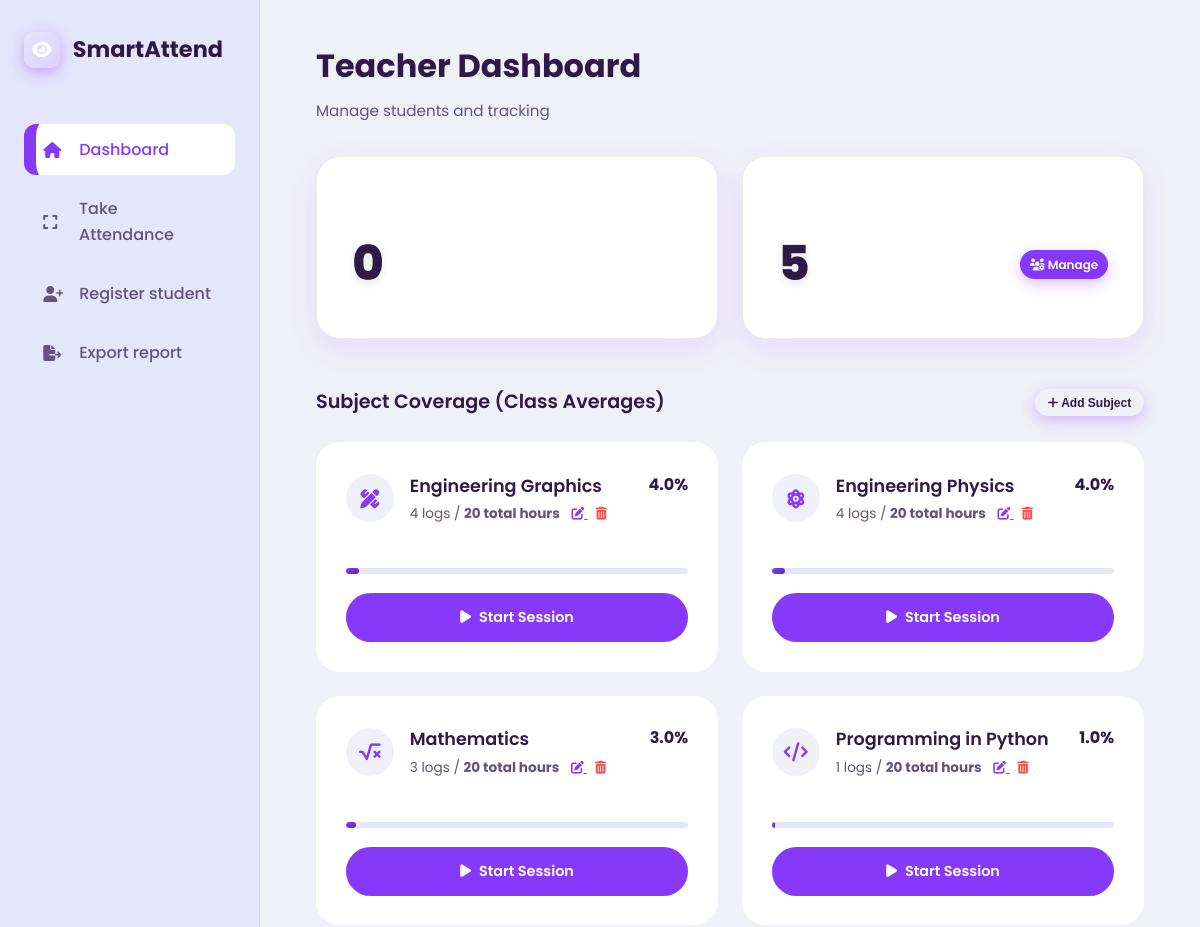
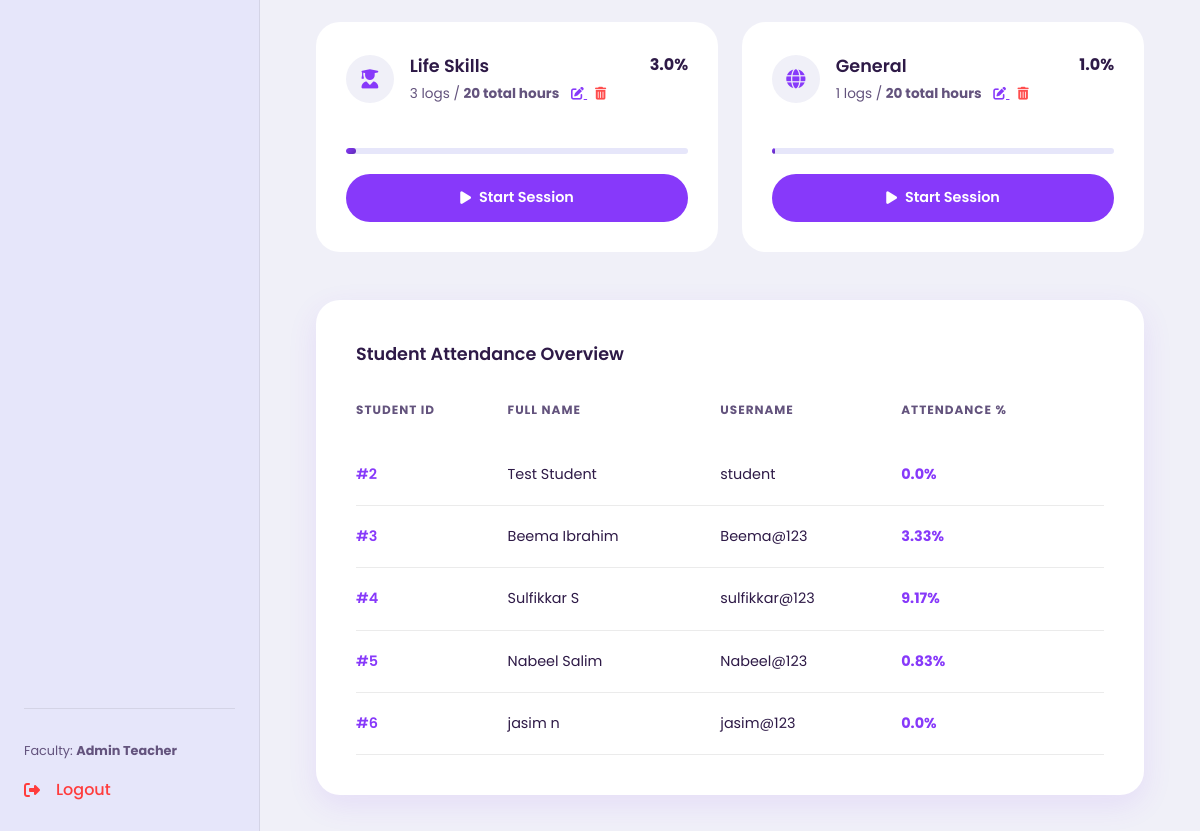
The page /dashboard/teacher (signed in) on the database its author committed (2 pictures, top to bottom).
### models.py (models this page shows)
class User(UserMixin, db.Model):
    id = db.Column(db.Integer, primary_key=True)
    username = db.Column(db.String(150), unique=True, nullable=False) # e.g., student ID or teacher's username
    name = db.Column(db.String(150), nullable=False)
    password_hash = db.Column(db.String(256), nullable=False)
    role = db.Column(db.String(50), nullable=False) # 'teacher' or 'student'
    encodings = db.relationship('FaceEncoding', backref='user', lazy=True)
    attendances = db.relationship('Attendance', backref='user', lazy=True)

class Subject(db.Model):
    id = db.Column(db.Integer, primary_key=True)
    name = db.Column(db.String(150), unique=True, nullable=False)
    icon = db.Column(db.String(50), nullable=True) # E.g., font-awesome class or custom identifier
    total_hours = db.Column(db.Integer, nullable=False, default=20)
    attendances = db.relationship('Attendance', backref='subject', lazy=True)

### app.py (the view)
@app.route('/dashboard/teacher')
@login_required
def teacher_dashboard():
    if current_user.role != 'teacher':
        return redirect(url_for('student_dashboard'))
    subjects = Subject.query.all()
    total_students = User.query.filter_by(role='student').count()
    today = datetime.utcnow().date()
    todays_attendance = Attendance.query.filter_by(date=today).count()
    from sqlalchemy import func
    attendance_counts = db.session.query(
        Attendance.user_id, func.count(Attendance.id)
    ).group_by(Attendance.user_id).all()
    attendance_map = {uid: count for uid, count in attendance_counts}
    total_possible_hours = db.session.query(func.sum(Subject.total_hours)).scalar() or 1
    students = User.query.filter_by(role='student').all()
    student_stats = []
    for student in students:
        att_count = attendance_map.get(student.id, 0)
        pct = (att_count / float(total_possible_hours)) * 100
        student_stats.append({
            'id': student.id,
            'name': student.name,
            'username': student.username,
            'percentage': min(100.0, pct)
        })
    subject_counts = db.session.query(
        Attendance.subject_id, func.count(Attendance.id)
    ).group_by(Attendance.subject_id).all()
    subject_map = {sid: count for sid, count in subject_counts}
    subject_stats = []
    for sbj in subjects:
        logs_count = subject_map.get(sbj.id, 0)
        possible_logs = total_students * sbj.total_hours
        percent = (logs_count / float(possible_logs)) * 100 if possible_logs > 0 else 0
        subject_stats.append({
            'subject': sbj,
            'logs': logs_count,
            'percentage': min(100.0, percent)
        })
    return render_template('teacher_dashboard.html',
                            subjects=subject_stats,
                            student_stats=student_stats,
                            total_students=total_students,
                            todays_attendance=todays_attendance)

### app.py (called while the page is built)
@login_manager.user_loader
def load_user(user_id):
    return User.query.get(int(user_id))

### templates/teacher_dashboard.html
{% extends "base.html" %}
{% block content %}
<header>
    <h1>Teacher Dashboard</h1>
    <p class="subtitle">Manage students and tracking</p>
</header>
<div class="stats-grid">
    <div class="stat-card">
        <div class="stat-label">Today's Attendance</div>
        <div class="stat-value">{{ todays_attendance }}</div>
    </div>
    <div class="stat-card">
        <div class="stat-label">Total Students</div>
        <div class="stat-value" style="display: flex; justify-content: space-between; align-items: center;">
            {{ total_students }}
            <a href="{{ url_for('manage_students') }}" class="btn-login"
                style="font-size: 0.75rem; padding: 0.3rem 0.6rem; background: var(--primary); color: white;">
                <i class="fas fa-users-cog"></i> Manage
            </a>
        </div>
    </div>
</div>
<div class="subject-section-title" style="display: flex; justify-content: space-between; align-items: center;">
    <span>Subject Coverage (Class Averages)</span>
    <button onclick="document.getElementById('addSubjectModal').style.display='flex'" class="btn-login"
        style="font-size: 0.75rem; padding: 0.4rem 0.8rem; background: var(--bg-card); border: 1px solid var(--border-color); color: var(--text-main);">
        <i class="fas fa-plus"></i> Add Subject
    </button>
</div>
<div class="subjects-grid">
    {% for item in subjects %}
    <div class="subject-card">
        <div class="subject-header">
            <div style="display: flex; gap: 1rem; align-items: center;">
                <div class="subject-icon">
                    <i class="fas {{ item.subject.icon }}"></i>
                </div>
                <div>
                    <div class="subject-name">{{ item.subject.name }}</div>
                    <div class="subject-logs">
                        {{ item.logs }} logs / <b>{{ item.subject.total_hours }} total hours</b>
                        <a href="javascript:void(0)"
                            onclick="editHours({{ item.subject.id }}, '{{ item.subject.name }}', {{ item.subject.total_hours }})"
                            style="margin-left: 0.5rem; color: var(--primary); font-size: 0.8rem;" title="Edit Hours">
                            <i class="fas fa-edit"></i>
                        </a>
                        <form action="{{ url_for('delete_subject', subject_id=item.subject.id) }}" method="POST"
                            style="display: inline; margin-left: 0.5rem;"
                            onsubmit="return confirm('Delete this subject and all its attendance records?');">
                            <button type="submit"
                                style="background: none; border: none; color: #ff4d4d; cursor: pointer; font-size: 0.8rem;"
                                title="Delete Subject">
                                <i class="fas fa-trash-alt"></i>
                            </button>
                        </form>
                    </div>
                </div>
            </div>
            <div class="subject-percentage">{{ item.percentage|round(2) }}%</div>
        </div>
        <div class="progress-bar-container">
            <div class="progress-bar-fill" style="width: {{ item.percentage }}%;"></div>
        </div>
        <a href="{{ url_for('take_attendance', subject_id=item.subject.id) }}" class="btn-start-session">
            <i class="fas fa-play"></i> Start Session
        </a>
    </div>
    {% endfor %}
</div>
<div class="table-section">
    <div class="table-header">Student Attendance Overview</div>
    <table>
        <thead>
            <tr>
                <th>Student ID</th>
                <th>Full Name</th>
                <th>Username</th>
                <th>Attendance %</th>
            </tr>
        </thead>
        <tbody>
            {% for student in student_stats %}
            <tr>
                <td class="td-id">#{{ student.id }}</td>
                <td>{{ student.name }}</td>
                <td>{{ student.username }}</td>
                <td class="td-percentage">{{ student.percentage|round(2) }}%</td>
            </tr>
            {% else %}
            <tr>
                <td colspan="4" style="text-align: center; color: var(--text-muted); padding: 2rem;">No students
                    registered yet.</td>
            </tr>
            {% endfor %}
        </tbody>
    </table>
</div>
{% endblock %}

### templates/base.html (shortened to what this page needs)
<!DOCTYPE html>
<html lang="en">
<head>
    <link rel="stylesheet" href="https://cdnjs.cloudflare.com/ajax/libs/font-awesome/6.4.0/css/all.min.css">
    <link rel="stylesheet" href="{{ url_for('static', filename='css/style.css') }}">
</head>
<body>
    {% if current_user.is_authenticated %}
    <div class="app-container">
        <aside class="sidebar">
            <div class="sidebar-logo">
                <div class="logo-box">
                    <i class="fas fa-eye"></i>
                </div>
                <span>SmartAttend</span>
            </div>
            <nav class="nav-menu">
                {% if current_user.role == 'teacher' %}
                <a href="{{ url_for('teacher_dashboard') }}"
                    class="nav-link {% if request.endpoint == 'teacher_dashboard' %}active{% endif %}">
                    <i class="fas fa-home"></i>
                    <span class="nav-text">Dashboard</span>
                </a>
                <a href="{{ url_for('teacher_dashboard') }}"
                    class="nav-link {% if request.endpoint == 'take_attendance' %}active{% endif %}">
                    <i class="fas fa-expand"></i>
                    <span class="nav-text">Take Attendance</span>
                </a>
                <a href="{{ url_for('register_student') }}"
                    class="nav-link {% if request.endpoint == 'register_student' %}active{% endif %}">
                    <i class="fas fa-user-plus"></i>
                    <span class="nav-text">Register student</span>
                </a>
                <a href="{{ url_for('export_attendance') }}" class="nav-link">
                    <i class="fas fa-file-export"></i>
                    <span class="nav-text">Export report</span>
                </a>
                {% else %}
                <a href="{{ url_for('student_dashboard') }}" class="nav-link active">
                    <i class="fas fa-home"></i>
                    <span class="nav-text">Dashboard</span>
                </a>
                {% endif %}
            </nav>
            <div class="sidebar-footer">
                <div class="faculty-info">
                    Faculty: <b>{{ current_user.name }}</b>
                </div>
                <a href="{{ url_for('logout') }}" class="logout-link">
                    <i class="fas fa-sign-out-alt"></i>
                    <span class="nav-text">Logout</span>
                </a>
            </div>
        </aside>
        <main class="main-content">
            {% block content %}{% endblock %}
        </main>
    </div>
    {% else %}
    {% block auth_content %}{% endblock %}
    {% endif %}
</body>
</html>

### rows shown on the page
User: name "Admin Teacher"
Subject: subject.name "Engineering Graphics", subject.total_hours "20"
Subject: subject.name "Engineering Physics", subject.total_hours "20"
Subject: subject.name "Mathematics", subject.total_hours "20"
Subject: subject.name "Programming in Python", subject.total_hours "20"
Subject: subject.name "Life Skills", subject.total_hours "20"
Subject: subject.name "General", subject.total_hours "20"
User: id "2", name "Test Student", username "student", percentage "0.0"
User: id "3", name "Beema Ibrahim", username "Beema@123", percentage "3.33"
User: id "4", name "Sulfikkar S", username "sulfikkar@123", percentage "9.17"
User: id "5", name "Nabeel Salim", username "Nabeel@123", percentage "0.83"
User: id "6", name "jasim n", username "jasim@123", percentage "0.0"

### other values the page prints
{{ todays_attendance }} "0"
{{ total_students }} "5"
{{ item.logs }} "4" "4" "3" "1" "3" "1"
{{ item.percentage|round(2) }} "4.0" "4.0" "3.0" "1.0" "3.0" "1.0"
